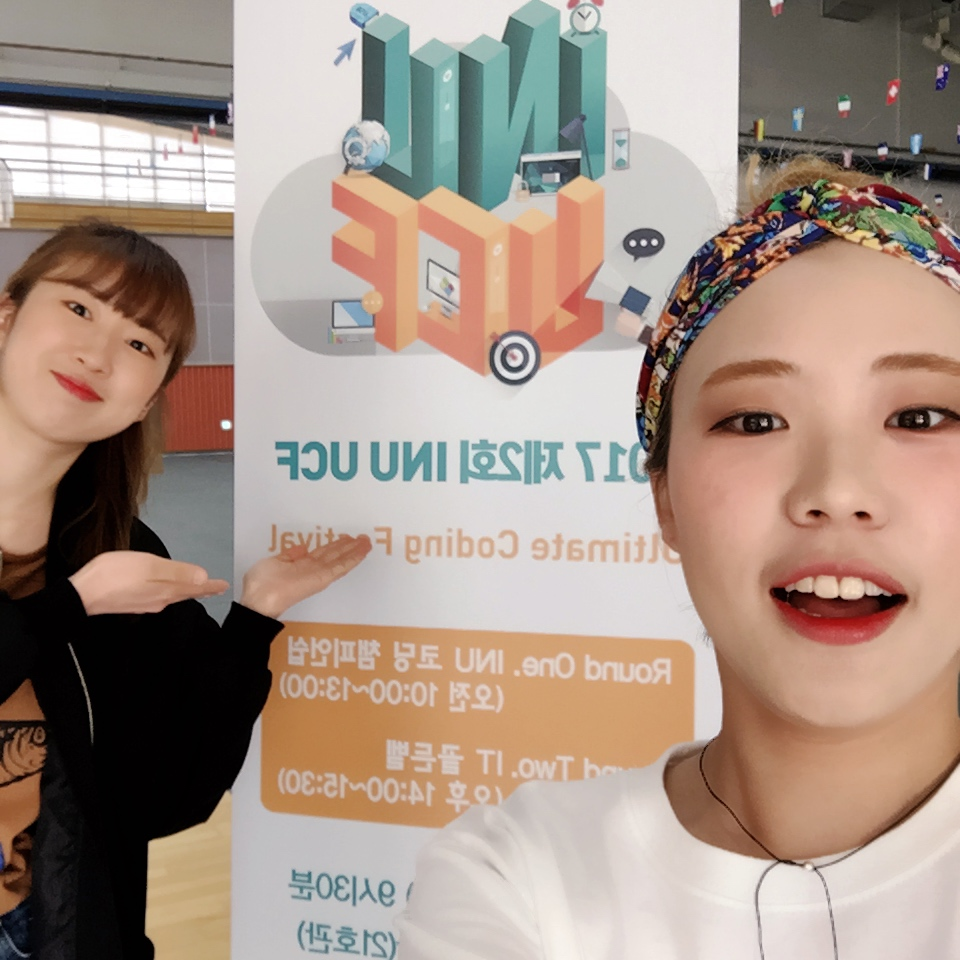
//> input picture input/IMG_6385.JPG, 960 x 960 px
$ ./2-4 ../input/IMG_6385.JPG   (built with g++ and OpenCV 4)
//> lines starting //> are read from the running program, lines starting //| are printed output that depends on the picture
#include <opencv2/opencv.hpp>
#include <iostream>
#define SCALE 0.2
using namespace cv;
using namespace std;

int main(int argc, char **argv)
{
	Mat inputImg;
	inputImg = imread(argv[1], CV_LOAD_IMAGE_COLOR);
//> inputImg is the input picture: 960 rows x 960 cols, CV_8UC3; mean B, G, R 134.7, 146.8, 165.8
	resize(inputImg, inputImg, Size(), SCALE, SCALE, CV_INTER_AREA);
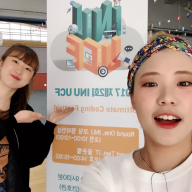
//> inputImg: 192 rows x 192 cols, CV_8UC3; mean B, G, R 134.7, 146.8, 165.8

	MatND histogramB, histogramG, histogramR;
	const int channel_numbersB[] = { 0 }; //Blue
	const int channel_numbersG[] = { 1 }; // Green
	const int channel_numbersR[] = { 2 }; // Red
	float channel_range[] = { 0.0,255.0 };
	const float* channel_ranges = channel_range;
	int number_bins = 255;

	// R,G,B 별로 각각 히스토그램을 계산한다.
	calcHist(&inputImg, 1, channel_numbersB, Mat(), histogramB, 1, &number_bins, &channel_ranges);
//> histogramB = 255 values, max 1607 at index 1, min 5 at index 244, mean 144.2
	calcHist(&inputImg, 1, channel_numbersG, Mat(), histogramG, 1, &number_bins, &channel_ranges);
//> histogramG = 255 values, max 1012 at index 1, min 8 at index 243, mean 144.3
	calcHist(&inputImg, 1, channel_numbersR, Mat(), histogramR, 1, &number_bins, &channel_ranges);
//> histogramR = 255 values, max 894 at index 2, min 2 at index 0, mean 144.2

	// Plot the histogram
	int hist_w = 512; int hist_h = 400;
	int bin_w = cvRound((double)hist_w / number_bins);

	Mat histImageB(hist_h, hist_w, CV_8UC3, Scalar(0, 0, 0)); // B channel
	normalize(histogramB, histogramB, 0, histImageB.rows, NORM_MINMAX, -1, Mat());
//> histogramB = 255 values, max 400 at index 1, min 0 at index 244, mean 34.76

	Mat histImageG(hist_h, hist_w, CV_8UC3, Scalar(0, 0, 0)); // G channel
	normalize(histogramG, histogramG, 0, histImageG.rows, NORM_MINMAX, -1, Mat());
//> histogramG = 255 values, max 400 at index 1, min 0 at index 243, mean 54.29

	Mat histImageR(hist_h, hist_w, CV_8UC3, Scalar(0, 0, 0)); // R channel
	normalize(histogramR, histogramR, 0, histImageR.rows, NORM_MINMAX, -1, Mat());
//> histogramR = 255 values, max 400 at index 2, min 0 at index 0, mean 63.75

	for (int i = 1; i < number_bins; i++) // 선으로 빈도수 그리기
	{
		line(histImageB, Point(bin_w*(i - 1), hist_h - cvRound(histogramB.at<float>(i - 1))),
			Point(bin_w*(i), hist_h - cvRound(histogramB.at<float>(i))),
			Scalar(255, 0, 0), 2, 8, 0);

		line(histImageG, Point(bin_w*(i - 1), hist_h - cvRound(histogramG.at<float>(i - 1))),
			Point(bin_w*(i), hist_h - cvRound(histogramG.at<float>(i))),
			Scalar(0,255, 0), 2, 8, 0);

		line(histImageR, Point(bin_w*(i - 1), hist_h - cvRound(histogramR.at<float>(i - 1))),
			Point(bin_w*(i), hist_h - cvRound(histogramR.at<float>(i))),
			Scalar(0, 0, 255), 2, 8, 0);
	}
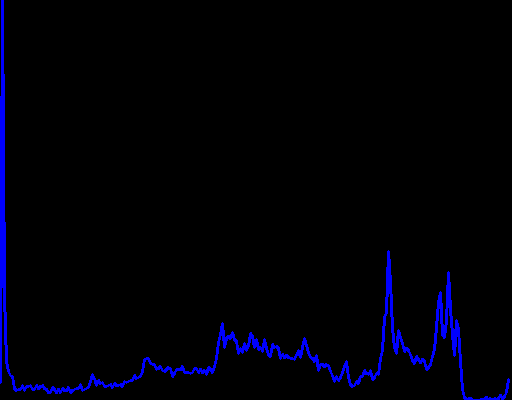
//> histImageB: 400 rows x 512 cols, CV_8UC3; mean B, G, R 7.6, 0, 0
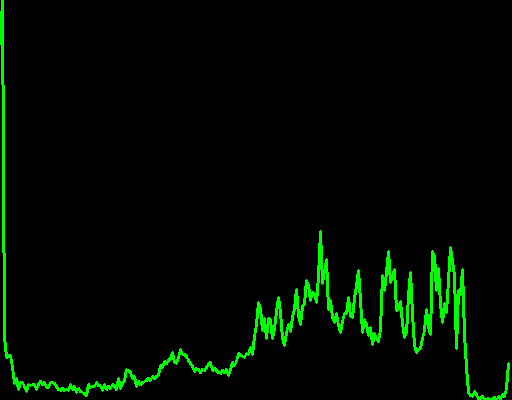
//> histImageG: 400 rows x 512 cols, CV_8UC3; mean B, G, R 0, 9.8, 0
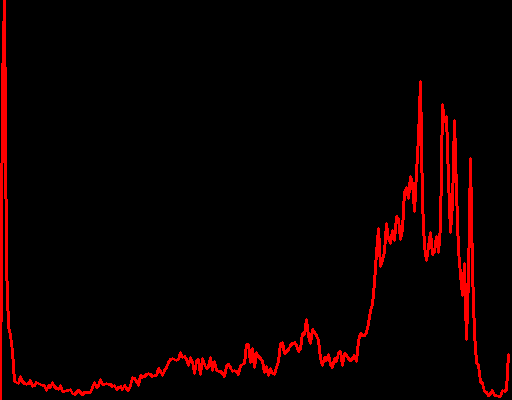
//> histImageR: 400 rows x 512 cols, CV_8UC3; mean B, G, R 0, 0, 12

	imshow("Original", inputImg);
	imshow("HistogramB", histImageB);
	imshow("HistogramG", histImageG);
	imshow("HistogramR", histImageR);

	waitKey(0);
}

$ run again, on input/1.png
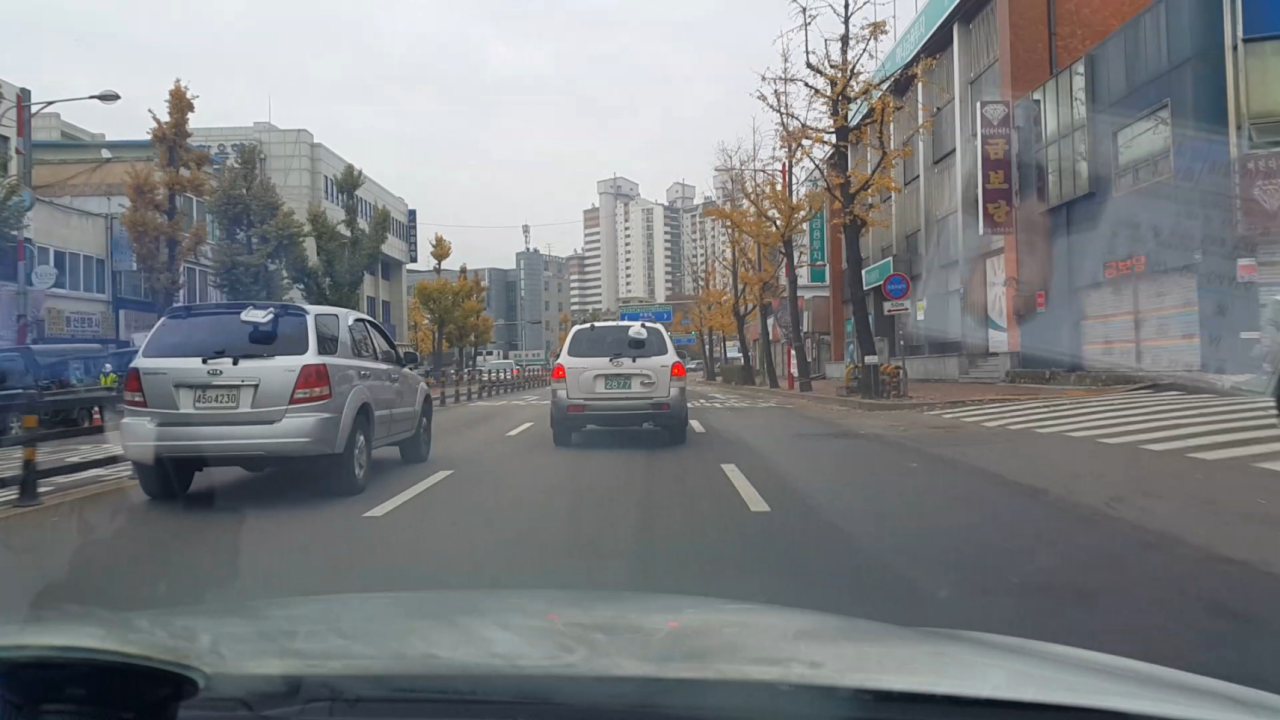
//> input picture input/1.png, 1280 x 720 px
//> inputImg is the input picture: 720 rows x 1280 cols, CV_8UC3; mean B, G, R 129.6, 127.2, 124.4
//> `resize(inputImg, inputImg, Size(), SCALE, SCALE, CV_INTER_AREA);`:
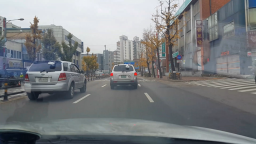
//> inputImg: 144 rows x 256 cols, CV_8UC3; mean B, G, R 129.6, 127.2, 124.4
//> `calcHist(&inputImg, 1, channel_numbersB, Mat(), histogramB, 1, &number..`: histogramB = 255 values, max 661 at index 238, min 0 at index 0, mean 144.6
//> `calcHist(&inputImg, 1, channel_numbersG, Mat(), histogramG, 1, &number..`: histogramG = 255 values, max 754 at index 233, min 0 at index 0, mean 144.6
//> `calcHist(&inputImg, 1, channel_numbersR, Mat(), histogramR, 1, &number..`: histogramR = 255 values, max 642 at index 229, min 0 at index 0, mean 144.6
//> `normalize(histogramB, histogramB, 0, histImageB.rows, NORM_MINMAX, -1,..`: histogramB = 255 values, max 400 at index 238, min 0 at index 0, mean 87.48
//> `normalize(histogramG, histogramG, 0, histImageG.rows, NORM_MINMAX, -1,..`: histogramG = 255 values, max 400 at index 233, min 0 at index 0, mean 76.69
//> `normalize(histogramR, histogramR, 0, histImageR.rows, NORM_MINMAX, -1,..`: histogramR = 255 values, max 400 at index 229, min 0 at index 0, mean 90.07
//> after the loop `for (int i = 1; i < number_bins; i++)`:
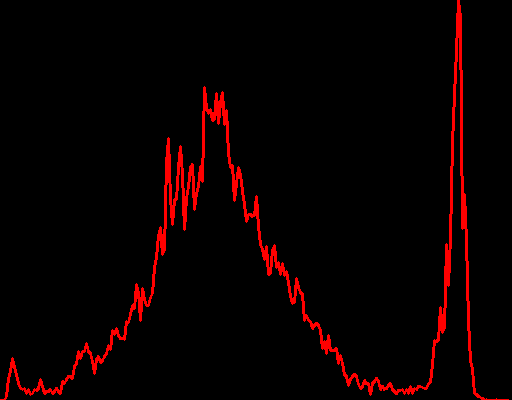
//> histImageR: 400 rows x 512 cols, CV_8UC3; mean B, G, R 0, 0, 10.7
